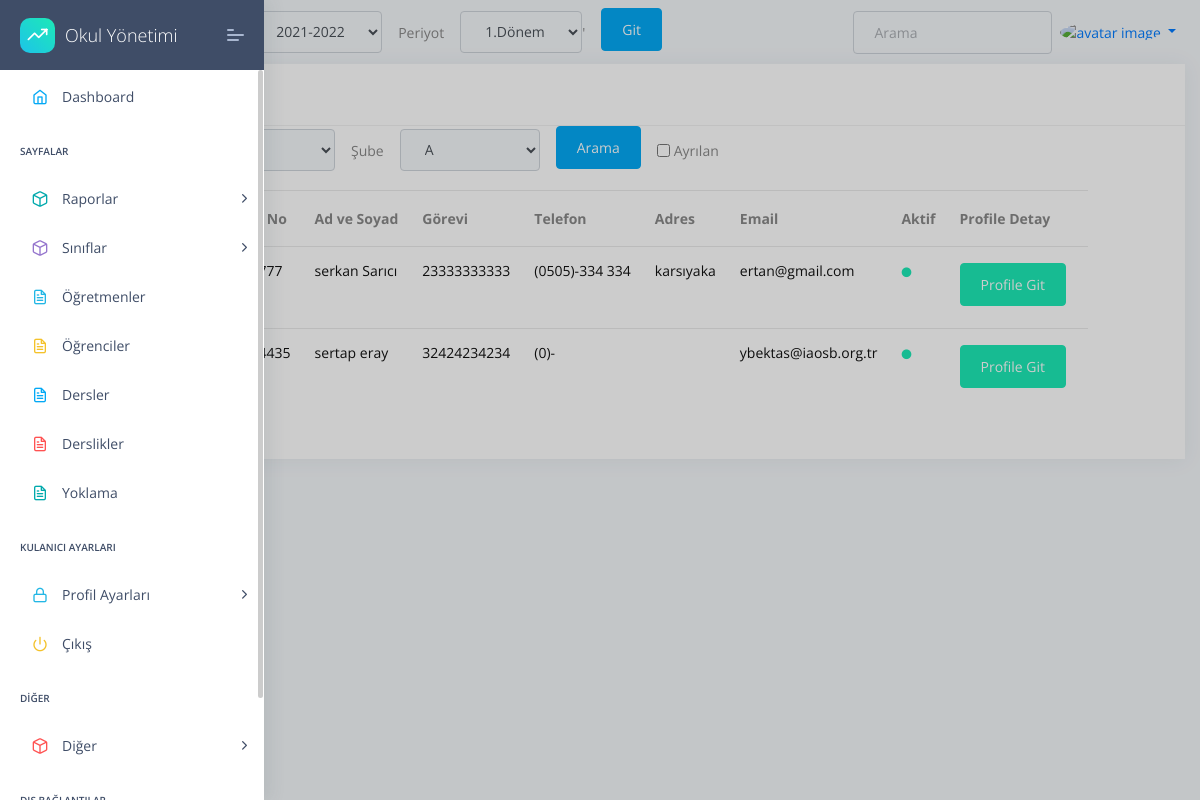
The app's page /student/list/, older data.
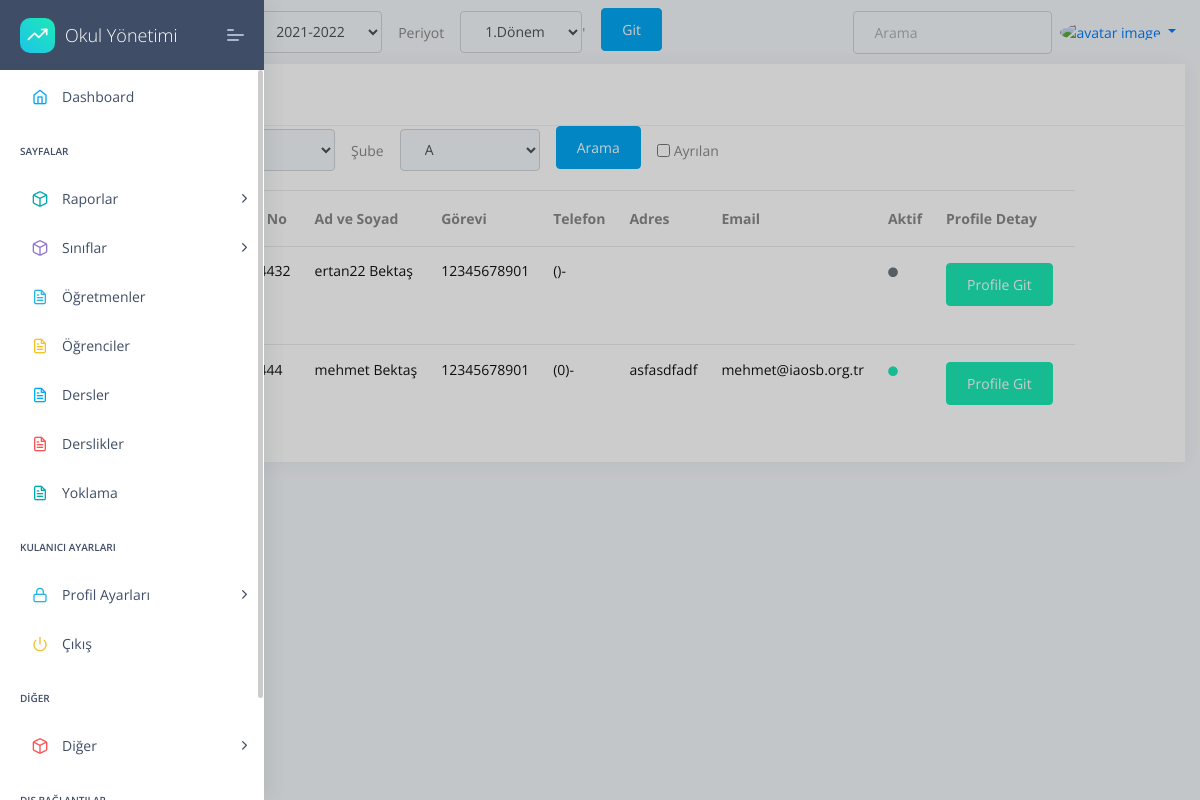
The same page, newer data.
### apps/student/models.py (models this page shows, shortened)
class Student(models.Model):
    firstName= models.CharField(max_length=20,default="",unique=False,null=True,blank=True,)
    lastName=models.CharField(max_length=20,unique=False,null=True,blank=True,)
    TC = models.CharField(max_length=11,unique=False,null=True,blank=True,validators=[validateEven])
    phone = models.CharField(validators=[validatePhone], max_length=17,default="0",unique=False,null=True,blank=True,)
    address=models.TextField(unique=False,null=True,blank=True,)
    status=models.BooleanField(unique=False,null=True,blank=True,)
    middleSchool=models.ForeignKey(MiddleSchool,on_delete=models.CASCADE)
    number=models.IntegerField(unique=False,null=True,blank=True,)
    session=models.ForeignKey(Session,on_delete=models.CASCADE)
    image=models.ImageField(upload_to="images/ogrenciler/",unique=False,null=True,blank=True,default='images/person.png')
    health=models.TextField(unique=False,null=True,blank=True,)
    HESCode=models.CharField(max_length=12,unique=False,null=True,blank=True,validators=[validateHesCode])
    birtdate=DateField(("Doğum Tarihiniz"), auto_now=False, auto_now_add=False,unique=False,null=True,blank=True,)
    email=models.EmailField()
    genders=(('Kız','Kız'),
              ('Erkek','Erkek'),
              ('Diger','Diğer'),
    )
    gender=CharField(max_length=10 ,choices=genders,unique=False,blank=True,null=True)
    class Meta:
        ordering = ('firstName',)

### apps/student/views.py (the view)
# urls.py: path('list/', views.StudentListView.as_view(),name='student-list'),
class StudentListView(ListView):
    template_name = 'student/std-list.html'
    model = Student
    def get_context_data(self, **kwargs):
        context = super().get_context_data(**kwargs)
        context['classLevels']=ClassLevels.objects.all()
        context['sessions']=Session.objects.all()
        context['periods']=Period.objects.all()
        context['classNames']=ClassNames.objects.all()
        context['media_url'] =settings.MEDIA_URL
        return context
    def get_queryset(self):
        queryset = {"studentlist": StudentList.objects.all()}
        sessionUpdate(self.request)
        session=Session.objects.get(active=True)
        period=Period.objects.get(active=True)
        className = self.request.GET.get("className")
        classLevel = self.request.GET.get("classLevel")
        if className==None:
            className="A"
        if classLevel==None:
            classLevel="9"
        query={}
        query2={}
        if className!="0" and className!=None:
            query['studentlist__className__className__name__contains']=className
            query2['className__className__name__contains']=className
        else:
            query['studentlist__className__className__name__contains']=""
            query2['className__className__name__contains']=""
        if classLevel!="0" and classLevel!=None:
            query['studentlist__className__level__level__contains']=classLevel
            query2['className__level__level__contains']=classLevel
        else:
            query['studentlist__className__level__level__contains']=""
            query2['className__level__level__contains']=""
        query["studentlist__session__session__contains"]=session
        query["studentlist__periods__period__contains"]=period
        query2["session__session__contains"]=session
        query2["periods__period__contains"]=period
        try:
            queryset = {"students": Student.objects.filter(**query).distinct(),"studentlist": StudentList.objects.filter(**query2)}
        except:
            print("sorgu hatası")
        return queryset

### apps/classes/models.py (called while the page is built)
    def __str__(self):
        return self.level

    def __str__(self):
        return self.name

    def __str__(self):
        return self.level.level+self.className.name

### apps/home/models.py (called while the page is built)
    def __str__(self):
      return self.session

    def __str__(self):
      return self.period

### apps/student/views.py (called while the page is built)
def sessionUpdate(request):
    if request.GET.get("sessionID"):
        try:
            oldSession = Session.objects.get(active=1)
            oldSession.active=False
            oldSession.save()
        except:
            pass
        newSession=request.GET.get("sessionID")
        print("Yeni sezon : ",newSession)
        newSession = Session.objects.get(session=newSession)
        newSession.active=True
        newSession.save()
    if request.GET.get("periodID"):
        try:
            oldPeriod = Period.objects.get(active=1)
            oldPeriod.active=False
            oldPeriod.save()
        except:
            pass
        newPeriod =request.GET.get("periodID")
        print("Yeni Period  : ",newPeriod )
        newPeriod  = Period.objects.get(period=newPeriod )
        newPeriod.active=True
        newPeriod.save()

### apps/templates/student/std-list.html (shortened to what this page needs)
{% extends "layouts/base.html" %}
{% block content %}
<div class="col-xl-12 col-md-6 col-sm-3">
    <div class="card ">
        <div class="card-header">
            <h5>Öğrenci Listesi</h5>
        </div>
        {% include  'student/filter.html' %}
        <div class="card-block px-0 py-3">
            <div class="table-responsive">
                <table class="table table-hover">
                    <thead>
                        <tr>
                        <th scope="col">Profil Resmi</th>
                        <th scope="col">Okul No</th>
                          <th scope="col">Ad ve Soyad</th>
                          <th scope="col">Görevi</th>
                          <th scope="col">Telefon</th>
                          <th scope="col">Adres</th>
                          <th scope="col">Email</th>
                          <th scope="col">Aktif</th>
                          <th scope="col">Profile Detay</th>
                        </tr>
                      </thead>
                      <tbody>
                        {% for studentl in object_list.studentlist %}
                        {% for student in studentl.students.all %}
                            <td>
                                <a href="{% url 'student-view' student.id %}">
                                <img class="rounded-circle" style="width:50px;" src="{{media_url}}{{student.image}}" alt="activity-user"></td>
                            <td title="Okul No">
                                <a href="{% url 'student-view' student.id %}">
                                <h6 class="mb-1">{{studentl.className}} - {{student.number}}  </h6>
                                 </a>
                            </td>
                            <td title="Ad Soyad">
                                <a href="{% url 'student-view' student.id %}">
                                <h6 class="mb-1">{{student.firstName}} {{student.lastName}}</h6>
                            </a>
                            </td>
                            <td>
                                <a href="{% url 'student-view' student.id %}">
                                <h6 class="mb-1">{{student.TC}} </h6>
                            </a>
                            </td>
                            <td>
                                <a href="{% url 'student-view' student.id %}">
                                <h6 class="mb-1">{{student.phone}} </h6>
                            </a>
                            </td>
                            <td>
                                <a href="{% url 'student-view' student.id %}">
                                <h6 class="mb-1">{{student.address}}</h6>
                            </a>
                            </td>
                            <td>
                                <a href="{% url 'student-view' student.id %}">
                                <h6 class="mb-1">{{student.email}} </h6>
                            </a>
                            </td>
                            <td>
                                {% if student.status %}
                                <h6 class="text-muted"><i class="fas fa-circle text-c-green f-10 m-r-15"></i></h6>
                                {% else %}
                                <h6 class="text-muted"><i class="fas fa-circle text-c-black f-10 m-r-15"></i></h6>
                                {% endif %}
                            </td>
                            <td>
                                <a href="{% url 'student-view' student.id %}"class="label btn btn-success  f-12">Profile Git</a>
                            </td>
                       {% endfor %}
                        {% endfor %}
                    </tbody>
                </table>
            </div>
        </div>
    </div>
</div>
{% endblock content %}

Row changes from the older to the newer data that the page shows:
changed StudentList: loses Student (number "777", firstName "serkan", lastName "Sarıcı", TC "23333333333", phone "(0505)-334 334", address "karsıyaka", email "ertan@gmail.com", status True (drawn)); loses Student (number "4435", firstName "sertap", lastName "eray", TC "32424234234", phone "(0)-", email "ybektas@iaosb.org.tr", status True (drawn)); gains Student (number "4432", firstName "ertan22", lastName "Bektaş", TC "12345678901", phone "()-", status False (drawn)); gains Student (number "444", firstName "mehmet", lastName "Bektaş", TC "12345678901", phone "(0)-", address "asfasdfadf", email "mehmet@iaosb.org.tr", status True (drawn))
